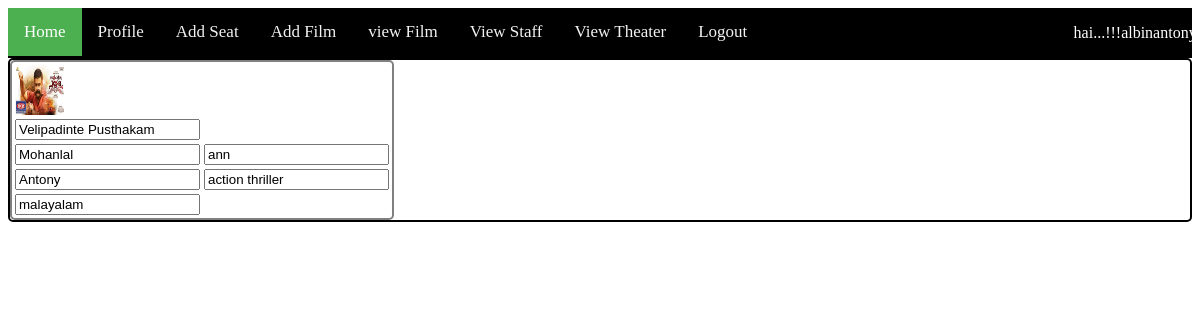
Page /ownerviewfilm.php (signed in) on the committed database.
### tables this page shows
CREATE TABLE `theatershowadd` (
  `fid` int(10) NOT NULL,
  `filmid` int(10) NOT NULL,
  `lid` int(10) NOT NULL,
  `theaterids` int(20) NOT NULL,
  `status` int(5) NOT NULL,
  `no_show` int(11) NOT NULL
);

CREATE TABLE `filmadd` (
  `filmpic` varchar(100) NOT NULL,
  `filmid` int(10) NOT NULL,
  `filmname` varchar(40) NOT NULL,
  `actor` varchar(40) NOT NULL,
  `actress` varchar(40) NOT NULL,
  `producer` varchar(40) NOT NULL,
  `category` varchar(30) NOT NULL,
  `language` varchar(30) NOT NULL,
  `reldate` date NOT NULL
);

### ownerviewfilm.php (the view, shortened to what this page needs)
<?php
include 'connection.php';
?>
<html>
<head>
</head>
<body>
<div class="topnav">
  <a class="active" href="theaterhome.php">Home</a>
  <a href="ownerprofileview.php">Profile</a>
  <a href="addseat.php">Add Seat</a>
  <a href="owneraddfilm.php">Add Film</a>
  <a href="ownerviewfilm.php">view Film</a>  <a href="adminownerview.php">View Staff</a>
  <a href="ownerviewtheater.php">View Theater</a>
  <a href="logout.php">Logout</a>
  <?php $mid=$_SESSION['name'];?>
  <p style="color:white; margin-left:90%;">hai...!!!<?php echo $mid;?></p>
</div>
<div class="view">
<table style="border-style: solid;
	border-width: 2px;
	border-radius:5px;">
  <?php
$tid=$_SESSION['lid'];
$sql="select * from filmadd ,theatershowadd where filmadd.filmid=theatershowadd.filmid and theatershowadd.lid=$tid and theatershowadd.status='0'";
$result=mysqli_query($con,$sql);
while($row=mysqli_fetch_array($result))
{
	?>
	<form name="myform" action="#" method="post">
	<tr><td><img src="<?php echo $row['filmpic']?>" width=50 height=50 ></td><tr>	<td><input type="text" name="Name" value="<?php echo $row['filmname']?>"></td></tr>
	<tr><td><input type="text" name="Actor" value="<?php echo $row['actor']?>"></td>
	<td><input type="text" name="Actress" value="<?php echo $row['actress']?>"></td></tr>
	<tr><td><input type="text" name="Producer" value="<?php echo $row['producer']?>"></td>
	<td><input type="text" name="Cat" value="<?php echo $row['category']?>"></td></tr>
	<tr><td><input type="text" name="Language" value="<?php echo $row['language']?>"></td>
	<input type="hidden" name="sid" value="<?php echo $row['filmid']?>"/></tr>
	</form>
	<?php
}
?>
</table>
</div>
</body>
</html>

### ownerviewfilm.php (style rules this page uses)
.topnav { overflow: hidden; background-color: black; }
.topnav a { float: left; display: block; color: #f2f2f2; text-align: center; padding: 14px 16px; text-decoration: none; font-size: 17px; }
.topnav a.active { background-color: #4CAF50; color: white; }
div.view { border-style: solid; border-width: 2px; border-radius:5px; }

### rows in the picture
theatershowadd: filmid.filmpic (picture), Name "Velipadinte Pusthakam", Actor "Mohanlal", Actress "ann", Producer "Antony", Cat "action thriller", Language "malayalam"
